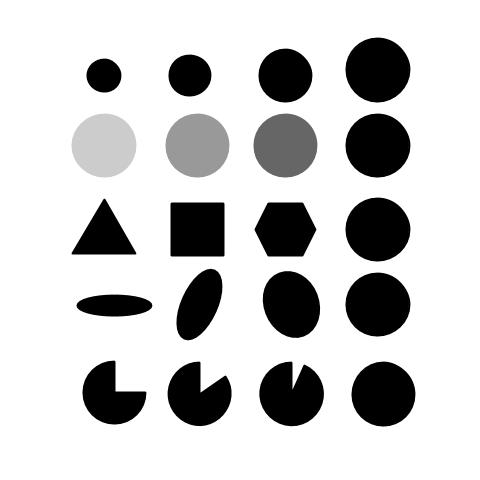
//> input picture src/BlobDetector/blob.jpg, 480 x 480 px
$ ./homography2 ../BlobDetector/blob.jpg ../BlobDetector/blob.jpg   (built with g++ and OpenCV 4)
//> lines starting //> are read from the running program, lines starting //| are printed output that depends on the picture
#include <opencv2/opencv.hpp>

using namespace cv;
using namespace std;

struct userdata
{
    Mat im;
    vector<Point2f> points;
};

void mouseHandler(int event, int x, int y, int flags, void *data_ptr)
{
    if (event == EVENT_LBUTTONDOWN)
    {
        userdata *data = ((userdata *)data_ptr);
        circle(data->im, Point(x, y), 3, Scalar(0, 255, 255), 5, LINE_AA);
        imshow("Image", data->im);
        if (data->points.size() < 4)
        {
            data->points.push_back(Point2f(x, y));
        }
    }
}

int main(int argc, char **argv)
{

    // Read in the image.
    Mat im_src = imread(argv[1]);
//> im_src is the input picture: 480 rows x 480 cols, CV_8UC3; min 0, max 255, mean 203
    Size size = im_src.size();
//> size = Size(480, 480)

    // Create a vector of points.
    vector<Point2f> pts_src;
    pts_src.push_back(Point2f(0, 0));
    pts_src.push_back(Point2f(size.width - 1, 0));
//> pts_src = 2 Points (x, y): [0, 0], [479, 0]
    pts_src.push_back(Point2f(size.width - 1, size.height - 1));
    pts_src.push_back(Point2f(0, size.height - 1));

    // Destination image
    Mat im_dst = imread(argv[2]);

    //Create a window
    namedWindow("Image", 1);

    Mat im_temp = im_dst.clone();

    userdata data;
    data.im = im_temp;

    //set the callback function for any mouse event
    setMouseCallback("Image", mouseHandler, &data);

    //show the image
    imshow("Image", im_temp);
    waitKey(0);
//> the left mouse button is pressed and released at (120, 120)
//> the left mouse button is pressed and released at (360, 120)
//> the left mouse button is pressed and released at (360, 360)
//> the left mouse button is pressed and released at (120, 360)
//> in mouseHandler (call 7), `circle(data->im, Point(x, y), 3, Scalar(0, 255, 255), 5, LINE_AA);`:
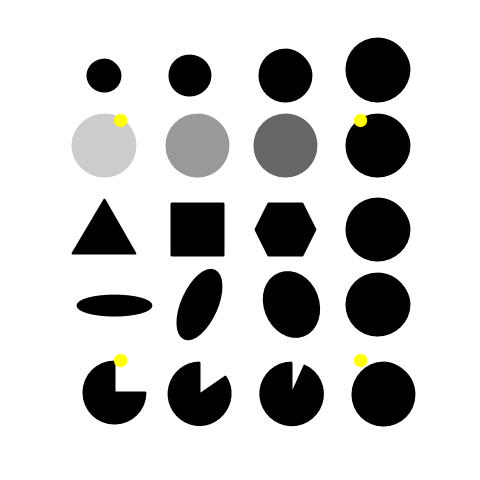
//> data->im: 480 rows x 480 cols, CV_8UC3; mean B, G, R 202.5, 203.1, 203.1

    Mat tform = findHomography(pts_src, data.points);
    warpPerspective(im_src, im_temp, tform, im_temp.size());
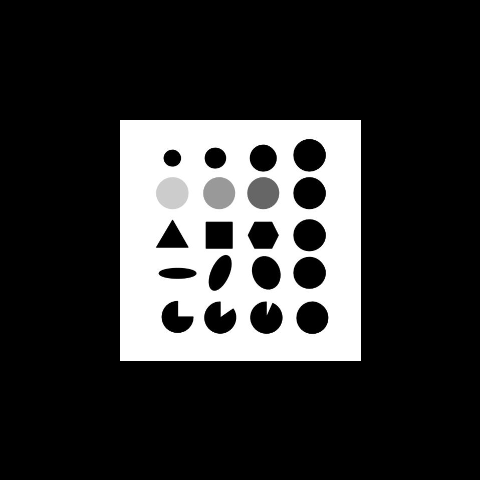
//> im_temp: 480 rows x 480 cols, CV_8UC3; min 0, max 255, mean 51.2

    Point pts_dst[4];
    for (int i = 0; i < 4; i++)
    {
        pts_dst[i] = data.points[i];
    }

    fillConvexPoly(im_dst, pts_dst, 4, Scalar(0), LINE_AA);
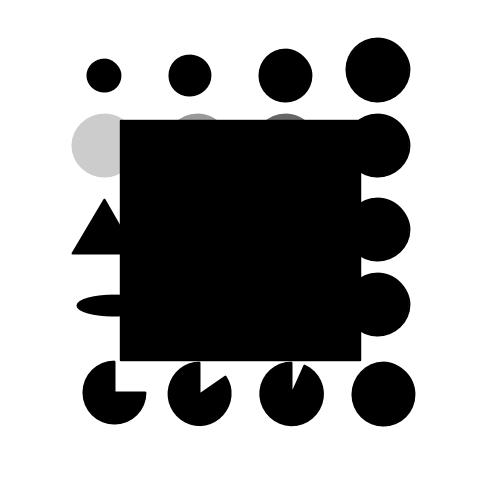
//> im_dst: 480 rows x 480 cols, CV_8UC3; min 0, max 255, mean 156.8

    im_dst = im_dst + im_temp;
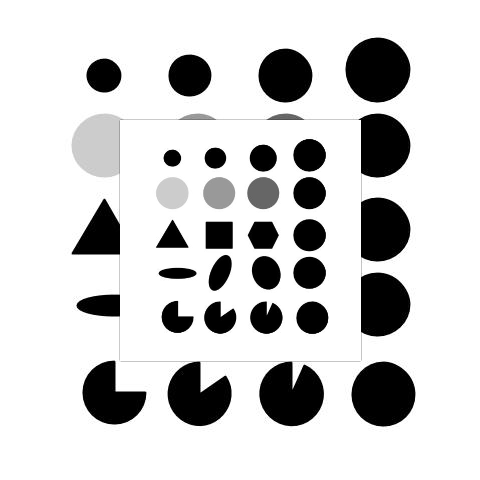
//> im_dst: 480 rows x 480 cols, CV_8UC3; min 0, max 255, mean 208

    imshow("Image", im_dst);
    waitKey(0);

    return 0;
}
